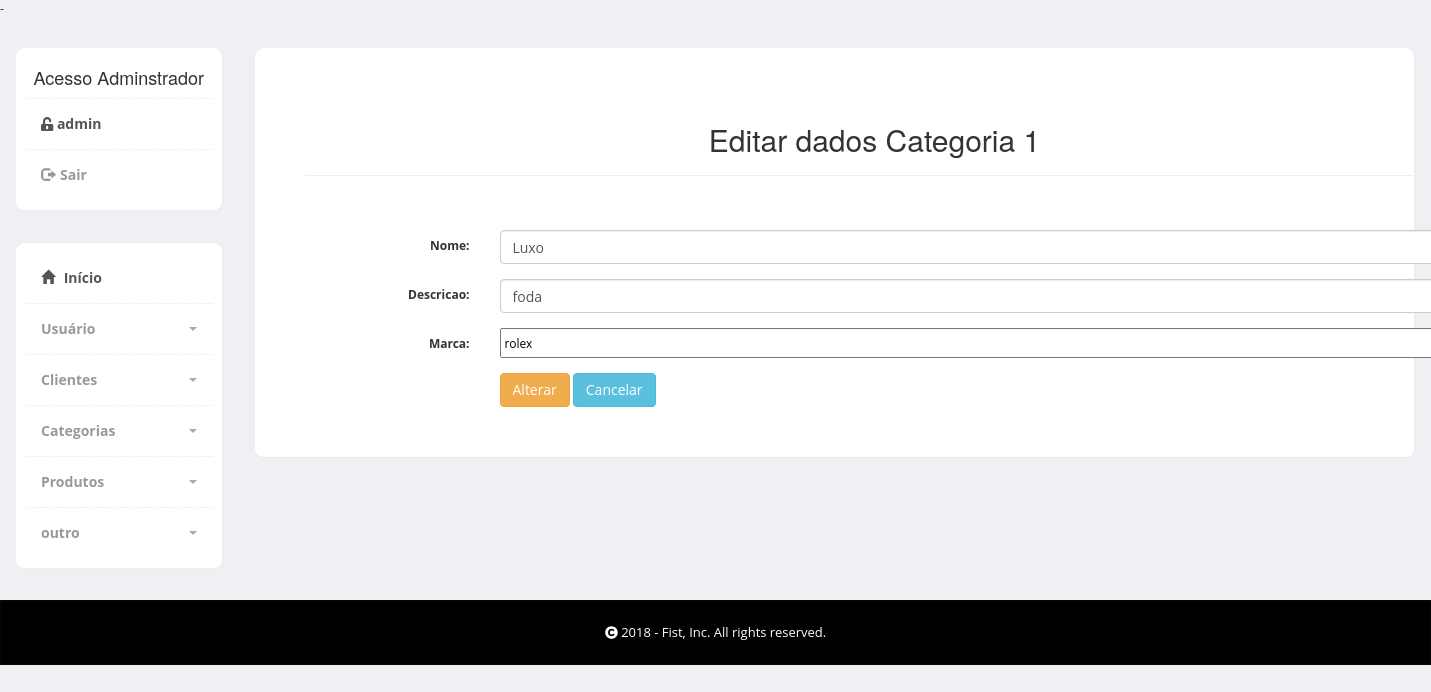
Page /first/admin/Categorias_Editar.php?idcategorias=1 (signed in) on the committed database.
### tables this page shows
CREATE TABLE `categorias` (
  `idcategorias` int(11) NOT NULL,
  `nome` varchar(45) DEFAULT NULL,
  `descricao` varchar(205) DEFAULT NULL,
  `marca` varchar(150) NOT NULL
);

### first/admin/Categorias_Editar.php (the view, shortened to what this page needs)
<?php
	include_once("conexao.php");
	$idcategorias = $_GET['idcategorias'];
	$result_categorias = "SELECT * FROM categorias WHERE idcategorias = '$idcategorias' LIMIT 1";
	$resultado_categorias= mysqli_query($conn, $result_categorias);
	$row_categorias = mysqli_fetch_assoc($resultado_categorias);
?>
    <?php include "includes/header.php" ?>
    <section class="container-fluid">
        <div class="col-md-10">
            <div class="row">
                <div class="col-md-12">
                    <div class="content-box-large">
                        <div class="panel-body">
                            <div class="container theme-showcase" role="main">
                                <div class="page-header">
                                    <center>
                                        <h2>Editar dados Categoria
                                            <?php echo $idcategorias; ?>
                                        </h2>
                                    </center>
                                </div>
                                <br><br>
                                <form class="form-horizontal" method="POST" action="Categorias_Editar_Processar.php" enctype="multipart/form-data">
                                    <div class="form-group">
                                        <label class="col-sm-2 control-label">Nome:</label>
                                        <div class="col-sm-10">
                                            <input type="text" name="nome" class="form-control" id="inputEmail3" placeholder="Nome Completo" value="<?php echo $row_categorias['nome']; ?>" required>
                                        </div>
                                    </div>
                                    <div class="form-group">
                                        <label class="col-sm-2 control-label">Descricao:</label>
                                        <div class="col-sm-10">
                                            <input type="textarea" name="descricao" class="form-control" id="inputEmail3" placeholder="" value="<?php echo $row_categorias['descricao']; ?>" required>
                                        </div>
                                    </div>
                                    <div class="form-group">
                                        <label class="col-sm-2 control-label">Marca:</label>
                                        <div class="col-sm-10">
                                            <select class="basic" name="marca" required>
                                                <option style="color:red;"><?php echo $row_categorias['marca']; ?></option>
                                            </select>
                                        </div>
                                    </div>
                                    <div class="form-group">
                                        <div class="col-sm-offset-2 col-sm-10">
                                            <button type="submit" class="btn btn-warning">Alterar</button>
                                            <a type="button" class="btn btn-info" href="Categorias_lista.php">Cancelar</a>
                                        </div>
                                    </div>
                                </form>
                            </div>
                        </div>
                    </div>
                </div>
            </div>
        </div>
    </section>
    </div>
    <?php include "includes/footer.php" ?>

### first/admin/css/styles.css (style rules this page uses)
body { font-family: 'Open Sans', sans-serif; position: relative; margin: 0px; font-size: 12px; padding: 0px; }
.content-box, .content-box-large { margin-bottom: 30px; background: #fff; border-radius: 10px; padding: 10px; border-left: 1px solid #eee; border-top: 1px solid #eee; border-right: 2px solid #eee; border-bottom: 2px solid #eee; }
.content-box-large { padding: 20px; }
body { background-color: #eff0f3; }
.panel-body { clear: both; }
select.basic { width: 100%; height: 30px; }

### rows in the picture
categorias: nome "Luxo", descricao "foda", marca "rolex"

### other values in the picture
$_SESSION['login'] "admin"
$idcategorias "1"
